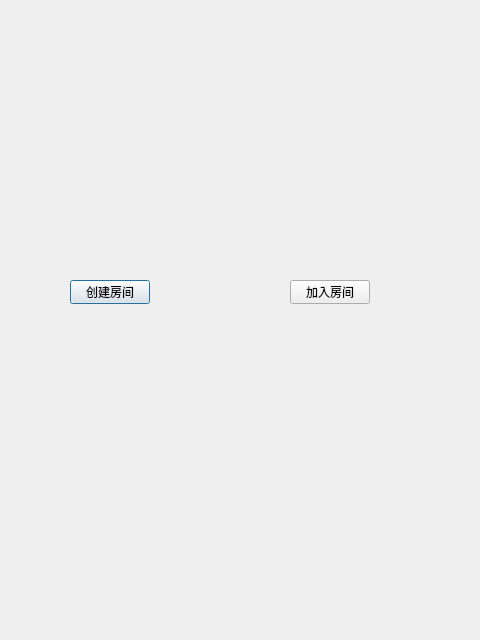
<?xml version="1.0" encoding="UTF-8"?>
<ui version="4.0">
 <class>PrepareWindow</class>
 <widget class="QDialog" name="PrepareWindow">
  <property name="geometry">
   <rect>
    <x>0</x>
    <y>0</y>
    <width>480</width>
    <height>640</height>
   </rect>
  </property>
  <property name="windowTitle">
   <string>Dialog</string>
  </property>
  <widget class="QPushButton" name="pushButton">
   <property name="geometry">
    <rect>
     <x>70</x>
     <y>280</y>
     <width>80</width>
     <height>24</height>
    </rect>
   </property>
   <property name="text">
    <string>创建房间</string>
   </property>
  </widget>
  <widget class="QPushButton" name="pushButton_2">
   <property name="geometry">
    <rect>
     <x>290</x>
     <y>280</y>
     <width>80</width>
     <height>24</height>
    </rect>
   </property>
   <property name="text">
    <string>加入房间</string>
   </property>
  </widget>
 </widget>
 <resources/>
 <connections/>
</ui>
